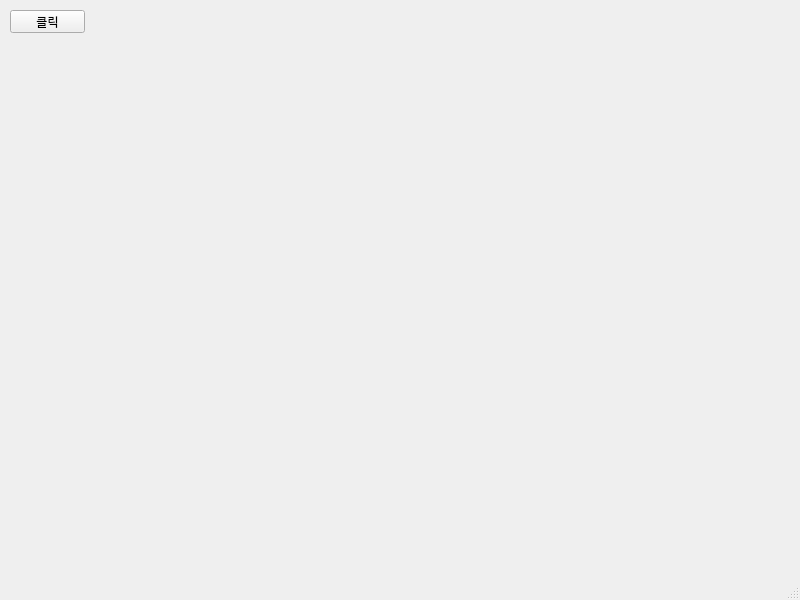
<?xml version="1.0" encoding="UTF-8"?>
<ui version="4.0">
 <class>MainWindow</class>
 <widget class="QMainWindow" name="MainWindow">
  <property name="geometry">
   <rect>
    <x>0</x>
    <y>0</y>
    <width>800</width>
    <height>600</height>
   </rect>
  </property>
  <property name="windowTitle">
   <string>MainWindow</string>
  </property>
  <widget class="QWidget" name="centralwidget">
   <widget class="QPushButton" name="pushButton">
    <property name="geometry">
     <rect>
      <x>10</x>
      <y>10</y>
      <width>75</width>
      <height>23</height>
     </rect>
    </property>
    <property name="text">
     <string>클릭</string>
    </property>
   </widget>
  </widget>
  <widget class="QMenuBar" name="menubar">
   <property name="geometry">
    <rect>
     <x>0</x>
     <y>0</y>
     <width>800</width>
     <height>21</height>
    </rect>
   </property>
  </widget>
  <widget class="QStatusBar" name="statusbar"/>
 </widget>
 <resources/>
 <connections/>
</ui>
